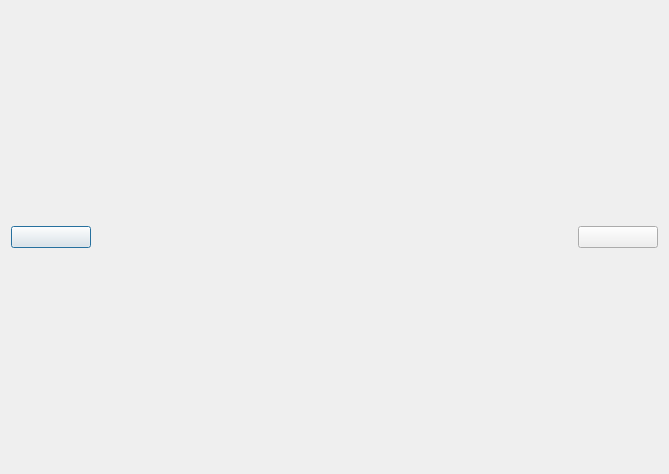
<?xml version="1.0" encoding="UTF-8"?>
<ui version="4.0">
 <class>PicShow</class>
 <widget class="QDialog" name="PicShow">
  <property name="geometry">
   <rect>
    <x>0</x>
    <y>0</y>
    <width>669</width>
    <height>474</height>
   </rect>
  </property>
  <property name="windowTitle">
   <string>Dialog</string>
  </property>
  <layout class="QHBoxLayout" name="horizontalLayout">
   <item>
    <layout class="QGridLayout" name="gridLayout">
     <item row="1" column="1">
      <spacer name="horizontalSpacer">
       <property name="orientation">
        <enum>Qt::Orientation::Horizontal</enum>
       </property>
       <property name="sizeHint" stdset="0">
        <size>
         <width>40</width>
         <height>20</height>
        </size>
       </property>
      </spacer>
     </item>
     <item row="1" column="2">
      <widget class="QLabel" name="label">
       <property name="text">
        <string/>
       </property>
      </widget>
     </item>
     <item row="1" column="0">
      <widget class="QWidget" name="widget" native="true">
       <property name="minimumSize">
        <size>
         <width>80</width>
         <height>0</height>
        </size>
       </property>
       <property name="maximumSize">
        <size>
         <width>80</width>
         <height>16777215</height>
        </size>
       </property>
       <layout class="QVBoxLayout" name="verticalLayout_2">
        <property name="leftMargin">
         <number>0</number>
        </property>
        <property name="topMargin">
         <number>0</number>
        </property>
        <property name="rightMargin">
         <number>0</number>
        </property>
        <property name="bottomMargin">
         <number>0</number>
        </property>
        <item>
         <widget class="PicButton" name="previousBtn">
          <property name="text">
           <string/>
          </property>
         </widget>
        </item>
       </layout>
      </widget>
     </item>
     <item row="2" column="2">
      <spacer name="verticalSpacer_2">
       <property name="orientation">
        <enum>Qt::Orientation::Vertical</enum>
       </property>
       <property name="sizeHint" stdset="0">
        <size>
         <width>20</width>
         <height>40</height>
        </size>
       </property>
      </spacer>
     </item>
     <item row="0" column="2">
      <spacer name="verticalSpacer">
       <property name="orientation">
        <enum>Qt::Orientation::Vertical</enum>
       </property>
       <property name="sizeHint" stdset="0">
        <size>
         <width>20</width>
         <height>40</height>
        </size>
       </property>
      </spacer>
     </item>
     <item row="1" column="4">
      <widget class="QWidget" name="widget_2" native="true">
       <property name="minimumSize">
        <size>
         <width>80</width>
         <height>0</height>
        </size>
       </property>
       <property name="maximumSize">
        <size>
         <width>80</width>
         <height>16777215</height>
        </size>
       </property>
       <layout class="QVBoxLayout" name="verticalLayout_3">
        <property name="leftMargin">
         <number>0</number>
        </property>
        <property name="topMargin">
         <number>0</number>
        </property>
        <property name="rightMargin">
         <number>0</number>
        </property>
        <property name="bottomMargin">
         <number>0</number>
        </property>
        <item>
         <widget class="PicButton" name="nextBtn">
          <property name="text">
           <string/>
          </property>
         </widget>
        </item>
       </layout>
      </widget>
     </item>
     <item row="1" column="3">
      <spacer name="horizontalSpacer_2">
       <property name="orientation">
        <enum>Qt::Orientation::Horizontal</enum>
       </property>
       <property name="sizeHint" stdset="0">
        <size>
         <width>40</width>
         <height>20</height>
        </size>
       </property>
      </spacer>
     </item>
    </layout>
   </item>
  </layout>
 </widget>
 <customwidgets>
  <customwidget>
   <class>PicButton</class>
   <extends>QPushButton</extends>
   <header>picbutton.h</header>
  </customwidget>
 </customwidgets>
 <resources/>
 <connections/>
</ui>
